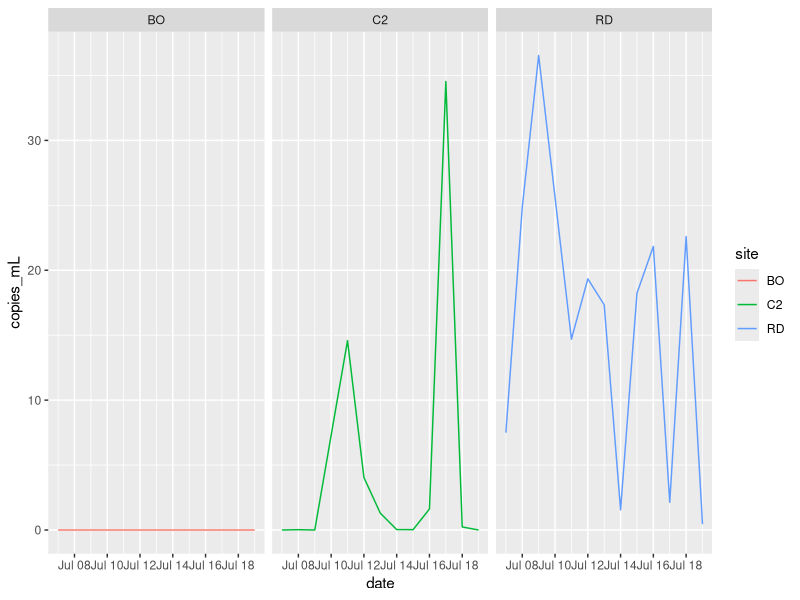
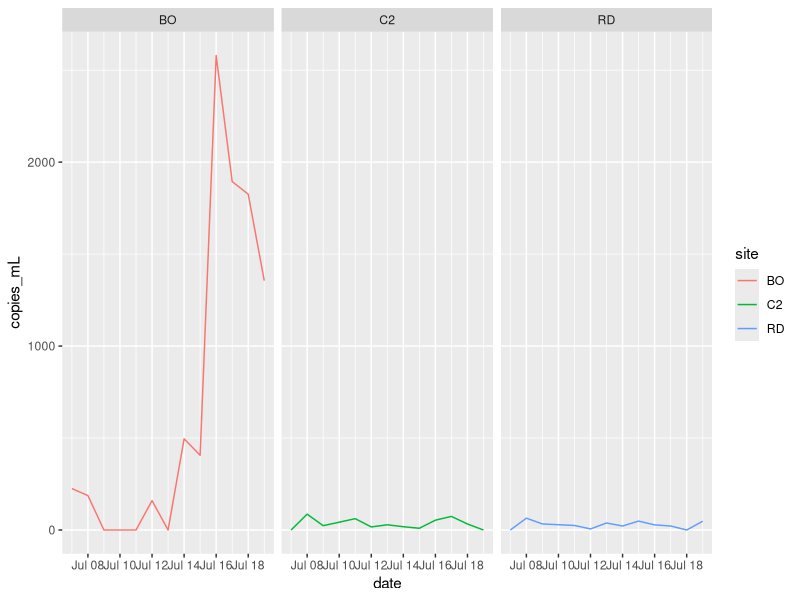
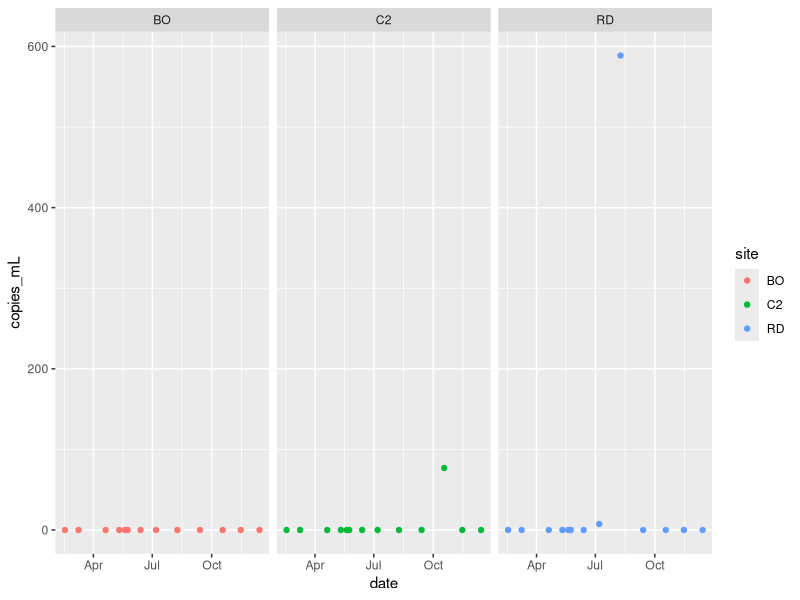
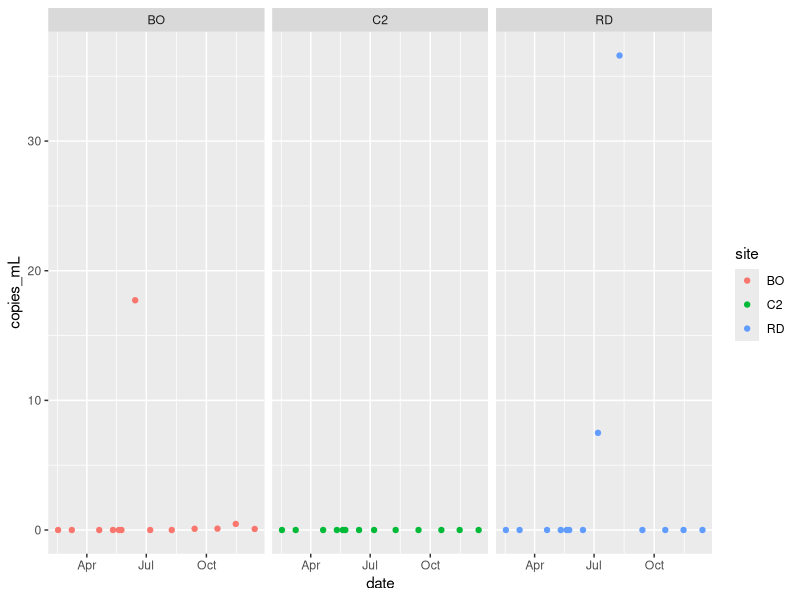

Source code (R) for these figures, in order:
## ---- chunk 1
library(here)
library(tidyverse)
library(lubridate)
## ---- chunk 2
vp<- read_csv(here("data", "processed_data","vp_clean_copies.csv"))
vv<- read_csv(here("data", "processed_data","vv_clean_copies_redo.csv")) #Trial two is best. Other trials exist too. 
vp_m<- read_csv(here("data", "processed_data","vp_mon_clean_copies.csv")) #Trial two is best. Other trials exist too. 
vv_m<- read_csv(here("data", "processed_data","vv_clean_copies_mon.csv"))
## ---- chunk 3
#Vp Mon
vp_m<- vp_m %>%
  select(!...1) 
jul_bo = data.frame(date = as.Date("2022-07-07"), copies_mL=0, site = "BO")
jul_c2 = data.frame(date = as.Date("2022-07-07"), copies_mL=0, site = "C2")
jul_rd = data.frame(date = as.Date("2022-07-07"), copies_mL=7.49310194, site = "RD")
vp_m = rbind(jul_bo, jul_c2, jul_rd, vp_m)

#Vv Mon
vv_m<- vv_m %>%
  select(!...1) 
jul_bo = data.frame(date = as.Date("2022-07-07"), copies_mL=0, site = "BO")
jul_c2 = data.frame(date = as.Date("2022-07-07"), copies_mL=0, site = "C2")
jul_rd = data.frame(date = as.Date("2022-07-07"), copies_mL=7.49310194, site = "RD")
vv_m = rbind(jul_bo, jul_c2, jul_rd, vv_m)
## ---- chunk 4
vp %>%
  ggplot() + geom_line(
    aes(x = date,
        y = copies_mL,
        color = site))+ 
  facet_wrap(~site)
## ---- chunk 5
vv %>%
  ggplot() + geom_line(
    aes(x = date,
        y = copies_mL,
        color = site))+ 
  facet_wrap(~site)
## ---- chunk 6
vp_m %>%
  ggplot() + geom_point(
    aes(x = date,
        y = copies_mL,
        color = site))+ 
  facet_wrap(~site)
## ---- chunk 7
vv_m %>%
  filter(!site %in% c("E3", "NT")) %>%
  ggplot() + geom_point(
    aes(x = date,
        y = copies_mL,
        color = site))+ 
  facet_wrap(~site)
